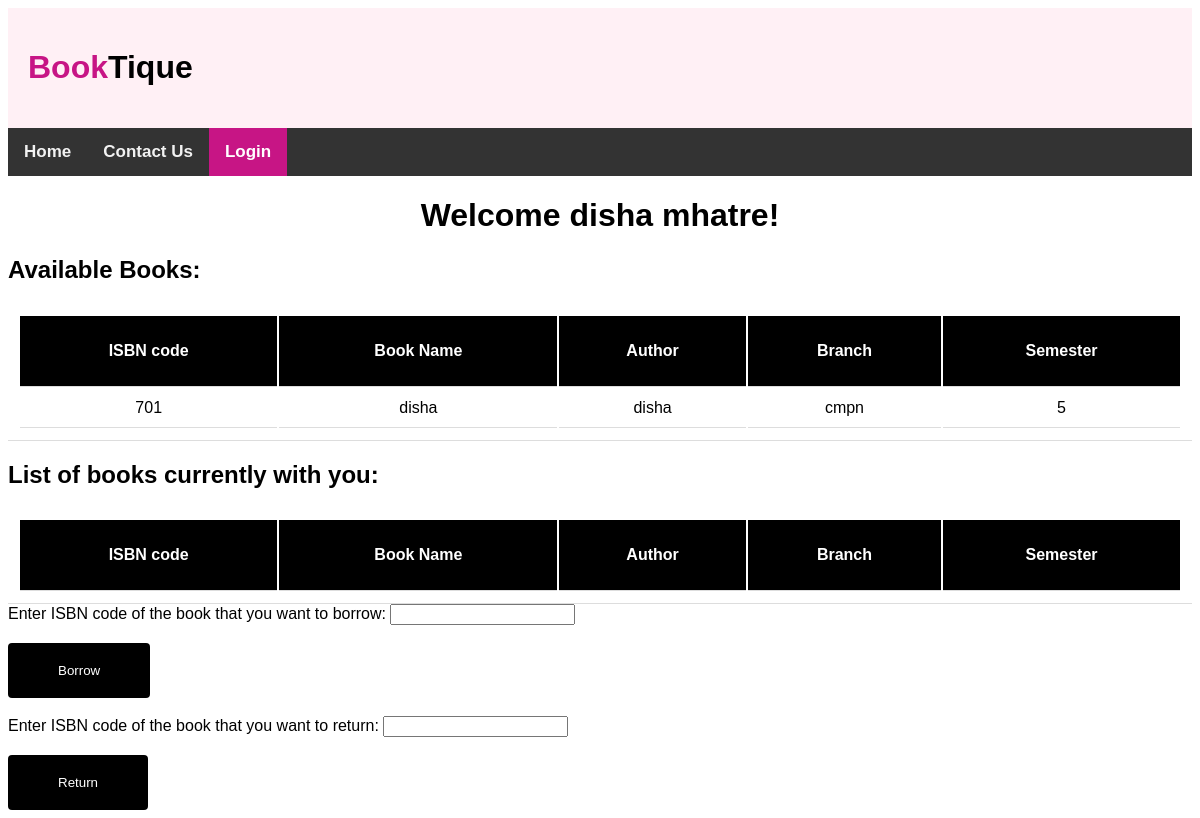
The page /studentpage.php (signed in) on the database its author committed.
### tables this page shows
CREATE TABLE `books` (
  `bisbn` int(11) NOT NULL,
  `bookname` varchar(20) NOT NULL,
  `author` varchar(20) NOT NULL,
  `bbranch` varchar(5) NOT NULL,
  `bsem` int(11) NOT NULL
);

### studentpage.php (the view, shortened to what this page needs)
	<?php
$name2=$_SESSION['name'];
$branch2=$_SESSION['branch'];
$sem2=$_SESSION['sem'];
	$query= "SELECT * FROM books where bbranch= '$branch2' AND bsem= $sem2";
	$result=  mysqli_query($conn, $query);
	$books=mysqli_fetch_all($result, MYSQLI_ASSOC);
	?>
	<!DOCTYPE html>
	<html>
	<head>
    <div class="head">
			<h1><span class="highlight">Book</span>Tique</h1>
		</div>
		<div class="topnav">
  <a  href="index.php">Home</a>
  <a href="contactus.php">Contact Us</a>
  <a class="active" href="login.php">Login</a>
</div>
</head>
</head>
<body>
<div class="normal">	<h1><?php echo 'Welcome '.$name2. '!';?></h1></div>
<h2>Available Books:</h2>
<table>
			<tr>
			<th>ISBN code</th>
			<th>Book Name</th>
			<th>Author</th>
			<th>Branch</th>
			<th>Semester</th>
		</tr>
		<?php foreach($books as $book ): ?>
			<tr>
			<div class="well">
				<td><?php echo $book['bisbn'];?></td>
				<td><?php echo $book['bookname'];?></td>
				<td><?php echo $book['author'];?></td>
				<td><?php echo $book['bbranch'];?></td>
				<td><?php echo $book['bsem'];?></td>
			</div>
		</tr>
		<?php endforeach;?>
	</table>
<h2>List of books currently with you: </h2>
<table>
	<tr>
			<th>ISBN code</th>
			<th>Book Name</th>
			<th>Author</th>
			<th>Branch</th>
			<th>Semester</th>
		</tr>
	</table>
	<form method="POST" action="<?php echo $_SERVER['PHP_SELF'];?> ">
		<label> Enter ISBN code of the book that you want to borrow: </label>
		 <input type="text" name="bisbn" ><br><br>
		 <button type= "submit" name="borrow">Borrow</button><br><br>
		<label>	Enter ISBN code of the book that you want to return:  </label>
		 <input type="text" name="isbn" ><br><br>
		 <button type= "submit" name="return">Return</button>
</body>
</html>

### studentpage.php (style rules this page uses)
.normal h1 { text-align: center; color: black; }
* { font-family: sans-serif; }
.head h1 { font-family: sans-serif; font-weight: bold; }
.highlight { color:#C71585; }
.head { background-color: #FFF0F5; padding: 20px; }
.topnav { background-color: #333; overflow: hidden; }
.topnav a { float: left; color: #f2f2f2; text-align: center; padding: 14px 16px; text-decoration: none; font-size: 17px; }
.topnav a.active { background-color: #C71585; color: white; }
.well { margin-left: 20px; float: center; }
th { text-align: center; background-color:black; color: white; }
td { text-align: center; }
table, th, td { border-bottom: 1px solid #ddd; float: center; padding: 10px; }
table { width: 100%; }
th { height: 50px; }
button[type=submit] { background-color: black; color: white; border: none; border-radius: 4px; padding-left: 50px; padding-right: 50px; padding-top: 20px; padding-bottom: 20px; }
body { background-image: url('new1.jpg'); background-size: cover; }
a { font-weight: bold; color:black; }

### rows shown on the page
books: bisbn "701", bookname "disha", author "disha", bbranch "cmpn", bsem "5"

### other values the page prints
$name2 "disha mhatre"
